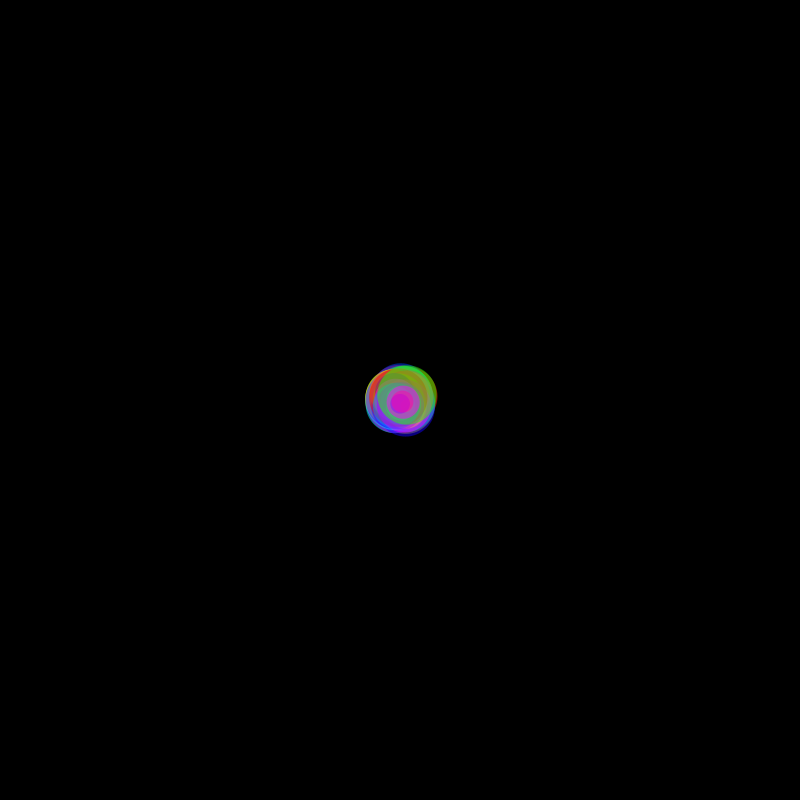
Frame 1 (no input)
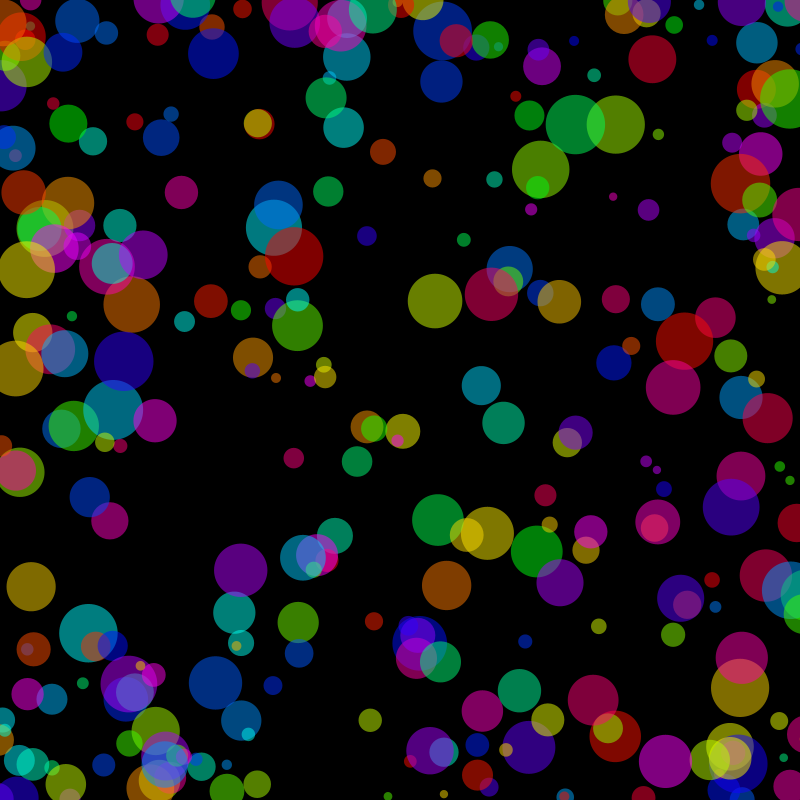
Frame 60 (the mouse pressed at the canvas centre just before this capture)
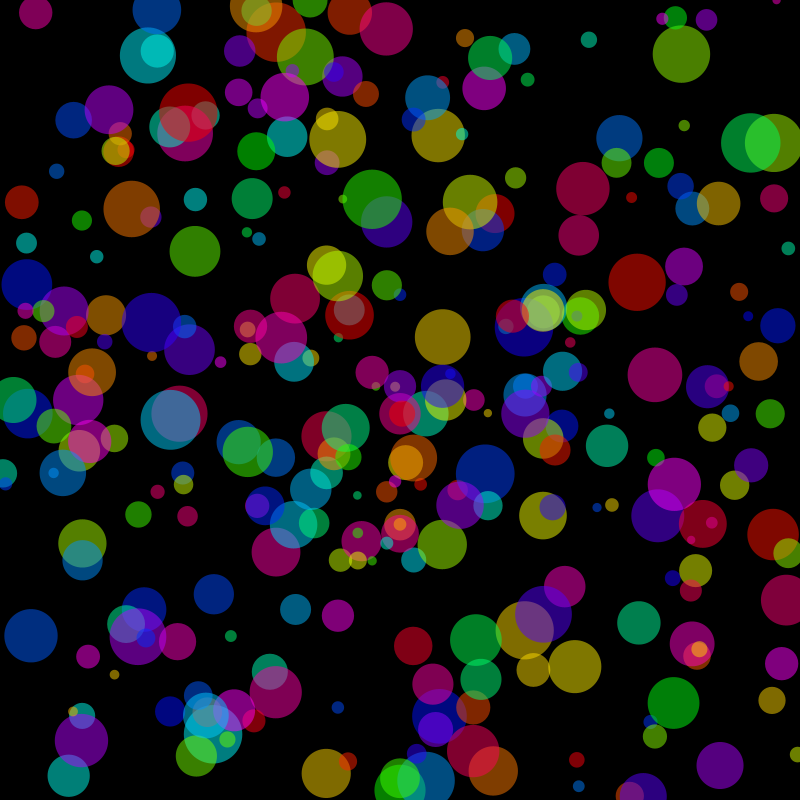
Frame 120 (the mouse held since frame 60 and released just before this capture)

The Processing sketch that drew these frames (run headless with seeded random() and noise(); from frame 60 on, the mouse is pressed at the canvas centre):

// Processing sketch: dots
// ── dots.pde
//配列の上限数
int num = 300;
//座標の配列
float[] posX = new float[num];
float[] posY = new float[num];
//スピードの配列
float[] speedX = new float[num];
float[] speedY = new float[num];
//円の直径の配列
float[] diameter = new float[num];
//色の配列
int[] hue = new int[num];

void setup(){
  size(800,800);
  noStroke();
  //配列を初期化
  for(int i=0; i<num; i++){
    posX[i] = width/2;
    posY[i] = height/2;
    speedX[i] = random(-8,8);
    speedY[i] = random(-8,8);
    diameter[i] = random(8,60);
    hue[i] = (int) random(0,360);
  }
}

void draw(){
  background(0);
  noStroke();
  //色相彩度明度に変更
  colorMode(HSB,360,100,100,100);
  
  //300個分の描画
  for(int i=0; i<num; i++){
    //XY座標の移動
    posX[i] = posX[i] + speedX[i];
    posY[i] = posY[i] + speedY[i];
    //跳ね返り
    if(posX[i] > width || posX[i] < 0){
      speedX[i] = speedX[i] * -1;
    }
    if(posY[i] > height || posY[i] <0){
      speedY[i] = speedY[i] * -1;
    }
    //円の描画
    fill(hue[i],100,100,50);
    ellipse(posX[i],posY[i],diameter[i],diameter[i]);
  }
}
